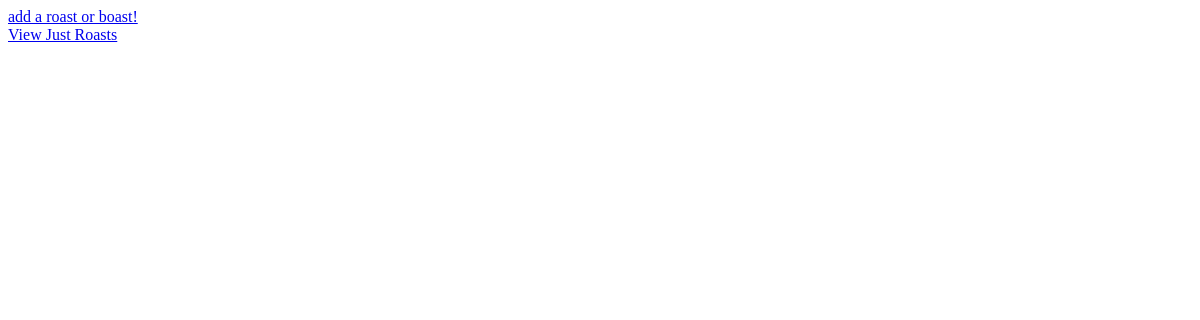
Page /boasts/ on the earlier database version.
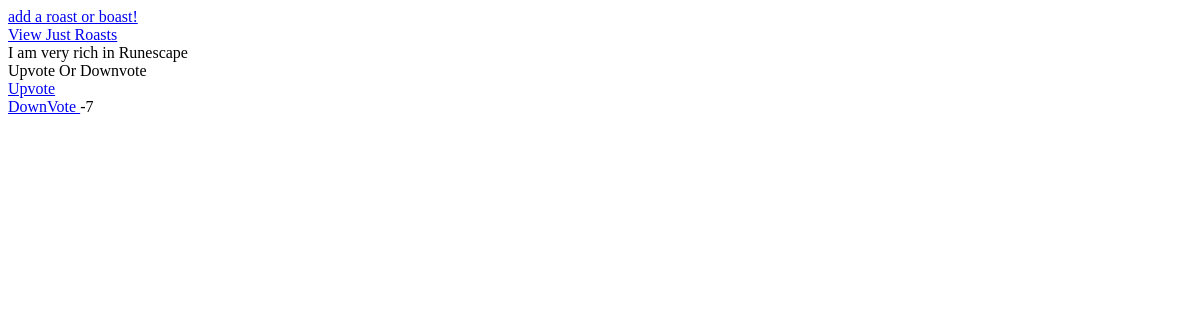
Same page on the later database version.
### post/models.py (models this page shows)
class Post(models.Model):
    description = models.CharField(max_length=280)
    roast_or_boast = models.BooleanField()
    up_vote = models.IntegerField(default=0)
    down_vote = models.IntegerField(default=0)
    time_created = models.DateTimeField(default=timezone.now)
    @property
    def votetotal(self):
        return self.up_vote + self.down_vote

### post/views.py (the view)
# urls.py: path('boasts/', boasts),
def boasts(request):
    posts = Post.objects.filter(roast_or_boast=False).order_by("-time_created")
    return render(request, "boasts.html", {"posts": posts})

### templates/boasts.html (shortened to what this page needs)
<a href="/newpost/"> add a roast or boast! </a>
<a href="/roasts/"> View Just Roasts </a>
{%for post in posts%}
    {{post.description}}
    Upvote Or Downvote
    <a href="/upvote/{{post.id}}">Upvote </a>
    <a href="/downvote/{{post.id}}"> DownVote </a>
    {{post.votetotal}}
    {% endfor %}

Differences in the rows shown:
added Post: description "I am very rich in Runescape", votetotal "-7"
